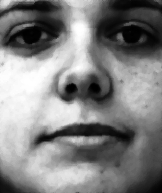
#> input picture FEIDataset/101a.jpg, 162 x 193 px, given in place of 1a.jpg, which was not available
$ jupyter execute --allow-errors EigenFaces.ipynb   (shell and % lines are left out)   (text cells are left out)
#> lines starting #> are read from the running program, lines starting #| are printed output that depends on the picture; pictures that were not available may be replaced by others from this repository, and a replacement may not be noted
[cell 1]
import os
import numpy as np
import random
from matplotlib import pyplot as plt
import cv2
from PIL import Image

[cell 2]
plt.style.use('dark_background')

[cell 3]
# path_to_folder = '/content/drive/MyDrive/SMAI Project/'
path_to_folder = './'

[cell 4]
def load_dataset(dataset="FEI",im_size=(58,49),RANDOM_SEED=None):
    """
    Takes input as name of dataset used (optional), size the images should be
    resized to in the format (columns,rows) (optional) and the random seed to
    reproduce results (optional, keep None if no seed is to be used).
    Returns four lists, two lists of images as training and testing, where
    testing dataset has one image of each person, and two more lists of the
    labels of the images.
    """
#> called with dataset = 'FEI', im_size = (58, 49), RANDOM_SEED = 0
    if RANDOM_SEED is not None:
        random.seed(RANDOM_SEED)
    if dataset == "FEI":
        training_im, testing_im, training_label, testing_label = [], [], [], []
        for i in range(1,201):
            im_a = cv2.imread(path_to_folder+"FEIDataset/"+str(i)+"a.jpg",0)
#> im_a is the input picture: shape (193, 162); min 0, max 255, mean 128.9
            im_a = cv2.resize(im_a, im_size, fx=0.5, fy=0.5, interpolation = cv2.INTER_AREA)
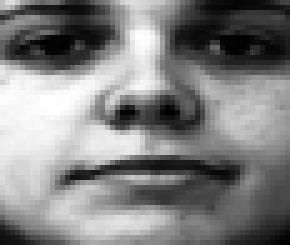
#> im_a: shape (49, 58) (shown 5 times larger); min 0, max 255, mean 128.9
            im_b = cv2.imread(path_to_folder+"FEIDataset/"+str(i)+"b.jpg",0)
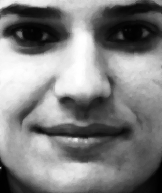
#> input picture FEIDataset/103a.jpg, 162 x 193 px, given in place of 1b.jpg, which was not available
#> im_b is the input picture: shape (193, 162); min 0, max 255, mean 128.9
            im_b = cv2.resize(im_b, im_size, fx=0.5, fy=0.5, interpolation = cv2.INTER_AREA)
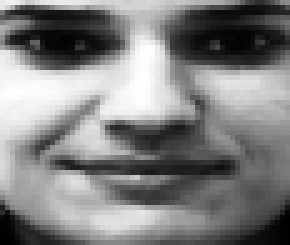
#> im_b: shape (49, 58) (shown 5 times larger); min 1, max 255, mean 128.9
            if random.randint(0,1) == 1:
                training_im.append(im_a)
                testing_im.append(im_b)
            else:
                training_im.append(im_b)
                testing_im.append(im_a)
            training_label.append(i)
            testing_label.append(i)
    else:
        training_im, testing_im, training_label, testing_label = [], [], [], []
        types = [
            "centerlight", "glasses", "happy", "leftlight", "noglasses",
            "normal", "rightlight", "sad", "sleepy", "surprised", "wink"
        ]
        for i in range(1,16):
            im = {}
            testing_type = random.choice(types)
            for t in types:
                im[t] = np.array(Image.open(path_to_folder+"YaleDataset/subject"+str(i).zfill(2)+"."+t),'uint8')
                im[t] = cv2.resize(im[t], im_size, fx=0.5, fy=0.5, interpolation = cv2.INTER_AREA)
                if t == testing_type:
                    testing_im.append(im[t])
                    testing_label.append(i)
                else:
                    training_im.append(im[t])
                    training_label.append(i)
    return training_im, testing_im, training_label, testing_label
